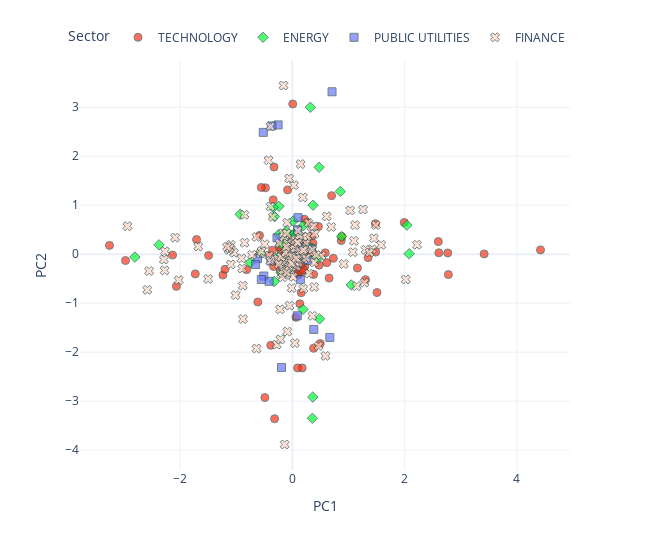

The notebook cell saved with this chart:
### Markdown cell above
#### Results
| Data | Train Epochs | Accuracy | Accuracy (top 3) |
| --- | --- | --- | --- |
| NSE+BSE | 5 | 0.76 | 0.9 |
| NSE | 5 | 0.75 | 0.9 |

### Code cell
from utils.visualize import visualize_embeddings

visualize_embeddings(
    embedding_matrix=model.embeddings.weight.detach().cpu().numpy(),
    tickers=data.tickers,
    industries=data.industries,
    sectors=data.sectors,
    names=data.tickers,
    dimensions=2,
    reduced=True,
    method="PCA",
    return_df=False,
    rand_state=None,
)

### Figure 1 — Plotly figure (JSON) as saved in the notebook; plotly's stock layout.template omitted (floating-point values rounded to 4 significant figures; data arrays with more than 128 entries replaced by an {"elided": "..."} marker saying what was removed)
{"data": [{"customdata": {"elided": "107x3 str values"}, "hovertemplate": "<b>%{hovertext}</b><br><br>Sector=%{customdata[1]}<br>PC1=%{x}<br>PC2=%{y}<br>ticker=%{customdata[0]}<br>industry=%{customdata[2]}<extra></extra>", "hovertext": ["IT Consulting & Software", "IT Consulting & Software", "IT Consulting & Software", "IT Consulting & Software", "IT Consulting & Software", "IT Consulting & Software", "Cables - Telecom", "Cables - Telecom", "IT Enabled Services", "IT Enabled Services", "IT Training Services", "IT Training Services", "IT Consulting & Software", "IT Consulting & Software", "IT Enabled Services", "IT Enabled Services", "Cables - Telecom", "Cables - Telecom", "IT Consulting & Software", "IT Consulting & Software", "IT Consulting & Software", "Electronics - Equipment/Components", "Electronics - Equipment/Components", "IT Networking Equipment", "IT Networking Equipment", "IT Consulting & Software", "IT Consulting & Software", "IT Consulting & Software", "IT Consulting & Software", "IT Consulting & Software", "IT Consulting & Software", "IT Consulting & Software", "Electronics - Equipment/Components", "IT Networking Equipment", "IT Networking Equipment", "IT Consulting & Software", "IT Consulting & Software", "Electronics - Equipment/Components", "Electronics - Equipment/Components", "IT Enabled Services", "IT Enabled Services", "IT Enabled Services", "IT Enabled Services", "IT Consulting & Software", "IT Consulting & Software", "IT Consulting & Software", "IT Consulting & Software", "IT Consulting & Software", "Telecom Services", "Telecom Services", "Telecom Equipment", "Telecom Equipment", "IT Networking Equipment", "IT Consulting & Software", "IT Consulting & Software", "Telecom Equipment", "Telecom Equipment", "IT Enabled Services", "IT Enabled Services", "Electronics - Equipment/Components", "Electronics - Equipment/Components", "IT Enabled Services", "IT Consulting & Software", "Telecom Equipment", "Telecom Equipment", "IT Consulting & Software", "Telecom Equipment", "Telecom Equipment", "IT Consulting & Software", "IT Consulting & Software", "Telecom Equipment", "Telecom Equipment", "IT Training Services", "IT Training Services", "IT Consulting & Software", "IT Consulting & Software", "IT Consulting & Software", "Telecom Services", "Telecom Services", "IT Consulting & Software", "Telecom Equipment", "IT Consulting & Software", "IT Consulting & Software", "Telecom Equipment", "IT Consulting & Software", "Telecom Services", "Telecom Services", "IT Consulting & Software", "IT Consulting & Software", "IT Consulting & Software", "IT Consulting & Software", "IT Consulting & Software", "IT Consulting & Software", "IT Consulting & Software", "Cables - Telecom", "Cables - Telecom", "Telecom Services", "Telecom Services", "IT Networking Equipment", "IT Networking Equipment", "IT Consulting & Software", "IT Consulting & Software", "Cables - Telecom", "Cables - Telecom", "IT Consulting & Software", "IT Consulting & Software", "IT Consulting & Software"], "legendgroup": "TECHNOLOGY", "marker": {"color": "#FD3216", "line": {"color": "DarkSlateGrey", "width": 1}, "opacity": 0.7, "size": 8, "symbol": "circle"}, "mode": "markers", "name": "TECHNOLOGY", "orientation": "v", "showlegend": true, "type": "scatter", "x": [0.7296, 0.6129, 1.993, 0.3514, 0.4769, 0.1084, -0.2185, -0.1295, 0.04493, -0.615, -0.3415, -0.08523, 2.779, -1.729, -0.1176, 0.01653, 0.8701, -0.4044, -1.706, 0.6539, -2.134, 0.5847, 0.08335, -0.4902, 1.483, 0.2368, 0.367, -2.972, -1.492, 0.1004, -0.2044, -0.02216, -1.237, 0.08526, 0.1304, 1.348, 0.2221, 0.14, 0.2783, 0.2015, 0.1139, 0.1329, 0.6985, -0.2263, -0.05949, -0.4789, -0.05057, -0.08365, -0.3168, -0.8118, 0.1739, -0.1295, 0.1025, 2.6, 2.768, -0.07419, -0.1584, 0.3567, 1.507, 0.496, 0.3776, 1.159, 0.1786, 0.1712, 0.196, -0.0419, 0.1781, 1.303, -0.3533, -0.06518, 0.06435, 0.006422, 2.609, -2.066, -3.257, 0.2202, 0.3286, -0.02044, 0.04502, -0.3266, 0.1602, -0.0858, 0.2152, 0.02973, 0.0932, 0.2652, 1.479, 4.42, 3.416, -0.2334, 0.02302, 0.01928, 0.4645, 0.8817, 0.1583, -1.2, -0.3348, 0.04742, 0.3795, 0.08117, -0.5539, -0.3841, -0.04059, -0.2191, -0.5845, -0.004763, -0.09626], "xaxis": "x", "y": [-0.084, -0.1727, 0.6479, 0.3721, -0.2246, -0.4198, -0.3171, -0.1908, -0.166, -0.9758, 1.109, 1.312, -0.4161, -0.4017, -0.1955, -0.2613, 0.2782, -0.02907, 0.2991, -0.4879, -0.01674, 0.02805, -0.07675, -2.926, 0.04264, -0.02567, 0.2232, -0.1292, -0.02516, 0.06877, 0.09421, 0.115, -0.4268, -0.0745, -0.337, -0.07015, -0.2506, -0.06225, 0.007953, 0.05124, 0.02547, -1.012, 1.194, -0.1001, 0.01323, 1.356, -0.1304, -0.1912, -3.359, -0.3146, -2.321, -0.1838, -0.3819, 0.2567, 0.02588, -0.0932, -0.03121, 0.04023, -0.7826, -1.824, -1.921, -0.2826, 0.01083, -0.3553, -0.3162, -0.1383, -0.05608, -0.5204, 0.08124, 0.1829, -1.288, 3.066, 0.02876, -0.6564, 0.1796, 0.2008, 0.1358, -0.001162, -0.1507, 1.779, -0.1962, -0.06608, 0.7149, 0.09379, -2.323, 0.65, 0.6222, 0.0879, 0.006473, 0.1508, 0.1667, 0.3809, 0.5647, 0.3622, -0.7855, -0.3085, -0.2498, -0.2435, -0.4129, 0.2574, 1.363, -1.86, -0.2617, -0.1995, 0.3841, 0.3244, 0.0373], "yaxis": "y"}, {"customdata": {"elided": "47x3 str values"}, "hovertemplate": "<b>%{hovertext}</b><br><br>Sector=%{customdata[1]}<br>PC1=%{x}<br>PC2=%{y}<br>ticker=%{customdata[0]}<br>industry=%{customdata[2]}<extra></extra>", "hovertext": ["Oil Drilling And Exploration", "Petrochemicals - Others", "Oil Drilling And Exploration", "Oil Drilling And Exploration", "Refineries", "Refineries", "Lubricants", "Lubricants", "Refineries", "Refineries", "LPG/CNG/PNG/LNG Bottling/Distribution", "Cables - Power/Others", "Cables - Power/Others", "Petrochemicals - Others", "Petrochemicals - Others", "Gas Transmission/Marketing", "Gas Transmission/Marketing", "Gas Transmission/Marketing", "Gas Transmission/Marketing", "Lubricants", "Lubricants", "Oil Drilling And Exploration", "Oil Drilling And Exploration", "Refineries", "Refineries", "Electric Equipment - Gensets/Turbines", "Electric Equipment - Gensets/Turbines", "LPG/CNG/PNG/LNG Bottling/Distribution", "LPG/CNG/PNG/LNG Bottling/Distribution", "Auto Ancl - Electrical", "Auto Ancl - Electrical", "Refineries", "Refineries", "Cables - Power/Others", "Cables - Power/Others", "Pumps", "Pumps", "Industrial Gases", "Industrial Gases", "Dry Cells", "Dry Cells", "Oil Drilling And Exploration", "Oil Drilling And Exploration", "Oil Equipment & Services", "Oil Equipment & Services", "Oil Drilling And Exploration", "Oil Drilling And Exploration"], "legendgroup": "ENERGY", "marker": {"color": "#00FE35", "line": {"color": "DarkSlateGrey", "width": 1}, "opacity": 0.7, "size": 8, "symbol": "diamond"}, "mode": "markers", "name": "ENERGY", "orientation": "v", "showlegend": true, "type": "scatter", "x": [0.0249, -0.2388, 0.05489, 0.188, 0.4845, 0.3199, 0.3689, 2.039, -0.3238, 0.01705, -0.5614, -2.805, -0.9306, 2.08, -2.376, -0.1378, 0.04816, -0.2418, -0.1066, 0.3259, 0.4553, 0.244, 0.1642, 0.3569, 0.8543, -0.09391, 0.1889, 0.0651, -0.2516, -0.196, 1.05, 0.1311, 0.1912, -0.7509, 0.8751, 0.01925, 0.03849, 0.3628, 0.4767, -0.341, -0.1628, -0.1755, -0.1421, -0.0533, -0.01846, -0.3188, -0.1995], "xaxis": "x", "y": [-0.2212, 0.977, 0.07919, 0.112, -1.321, 2.999, 1.0, 0.5927, -0.5569, 0.6787, 0.01812, -0.05946, 0.814, 0.0089, 0.1908, 0.2434, 0.4238, 0.4048, 0.4717, 0.1319, -0.08372, 0.1327, -0.07126, -3.349, 1.28, -0.3224, -1.127, 0.01626, -0.05696, -0.157, -0.6276, 0.02298, 0.5777, -0.1707, 0.361, 0.3968, 0.3528, -2.916, 1.775, 0.954, 0.2007, 0.1766, -0.1574, -0.07867, -0.228, 0.7691, -0.3783], "yaxis": "y"}, {"customdata": [["ADANIPOWER.BO", "PUBLIC UTILITIES", "Power - Generation/Distribution"], ["ADANIPOWER.NS", "PUBLIC UTILITIES", "Power - Generation/Distribution"], ["CESC.BO", "PUBLIC UTILITIES", "Power - Generation/Distribution"], ["CESC.NS", "PUBLIC UTILITIES", "Power - Generation/Distribution"], ["DPSCLTD.NS", "PUBLIC UTILITIES", "Power - Generation/Distribution"], ["GEPIL.BO", "PUBLIC UTILITIES", "Power - Transmission/Equipment"], ["GEPIL.NS", "PUBLIC UTILITIES", "Power - Transmission/Equipment"], ["GIPCL.BO", "PUBLIC UTILITIES", "Power - Generation/Distribution"], ["GIPCL.NS", "PUBLIC UTILITIES", "Power - Generation/Distribution"], ["GVKPIL.BO", "PUBLIC UTILITIES", "Power - Generation/Distribution"], ["GVKPIL.NS", "PUBLIC UTILITIES", "Power - Generation/Distribution"], ["INDOTECH.BO", "PUBLIC UTILITIES", "Power - Transmission/Equipment"], ["INDOTECH.NS", "PUBLIC UTILITIES", "Power - Transmission/Equipment"], ["INDOWIND.NS", "PUBLIC UTILITIES", "Power - Generation/Distribution"], ["JYOTISTRUC.BO", "PUBLIC UTILITIES", "Power - Transmission/Equipment"], ["JYOTISTRUC.NS", "PUBLIC UTILITIES", "Power - Transmission/Equipment"], ["KEC.BO", "PUBLIC UTILITIES", "Power - Transmission/Equipment"], ["KEC.NS", "PUBLIC UTILITIES", "Power - Transmission/Equipment"], ["NHPC.BO", "PUBLIC UTILITIES", "Power - Generation/Distribution"], ["NHPC.NS", "PUBLIC UTILITIES", "Power - Generation/Distribution"], ["NLCINDIA.BO", "PUBLIC UTILITIES", "Power - Generation/Distribution"], ["NLCINDIA.NS", "PUBLIC UTILITIES", "Power - Generation/Distribution"], ["NTL.BO", "PUBLIC UTILITIES", "Power - Transmission/Equipment"], ["NTPC.BO", "PUBLIC UTILITIES", "Power - Generation/Distribution"], ["NTPC.NS", "PUBLIC UTILITIES", "Power - Generation/Distribution"], ["POWERGRID.BO", "PUBLIC UTILITIES", "Power - Transmission/Equipment"], ["POWERGRID.NS", "PUBLIC UTILITIES", "Power - Transmission/Equipment"], ["TATAPOWER.BO", "PUBLIC UTILITIES", "Power - Generation/Distribution"], ["TATAPOWER.NS", "PUBLIC UTILITIES", "Power - Generation/Distribution"]], "hovertemplate": "<b>%{hovertext}</b><br><br>Sector=%{customdata[1]}<br>PC1=%{x}<br>PC2=%{y}<br>ticker=%{customdata[0]}<br>industry=%{customdata[2]}<extra></extra>", "hovertext": ["Power - Generation/Distribution", "Power - Generation/Distribution", "Power - Generation/Distribution", "Power - Generation/Distribution", "Power - Generation/Distribution", "Power - Transmission/Equipment", "Power - Transmission/Equipment", "Power - Generation/Distribution", "Power - Generation/Distribution", "Power - Generation/Distribution", "Power - Generation/Distribution", "Power - Transmission/Equipment", "Power - Transmission/Equipment", "Power - Generation/Distribution", "Power - Transmission/Equipment", "Power - Transmission/Equipment", "Power - Transmission/Equipment", "Power - Transmission/Equipment", "Power - Generation/Distribution", "Power - Generation/Distribution", "Power - Generation/Distribution", "Power - Generation/Distribution", "Power - Transmission/Equipment", "Power - Generation/Distribution", "Power - Generation/Distribution", "Power - Transmission/Equipment", "Power - Transmission/Equipment", "Power - Generation/Distribution", "Power - Generation/Distribution"], "legendgroup": "PUBLIC UTILITIES", "marker": {"color": "#6A76FC", "line": {"color": "DarkSlateGrey", "width": 1}, "opacity": 0.7, "size": 8, "symbol": "square"}, "mode": "markers", "name": "PUBLIC UTILITIES", "orientation": "v", "showlegend": true, "type": "scatter", "x": [-0.1289, -0.5082, -0.148, 0.08908, -0.4143, 0.08844, 0.025, -0.6193, -0.3822, -0.2542, -0.6556, 0.3814, 0.1423, 0.06524, -0.5528, -0.274, -0.1934, 0.1004, 0.3398, 0.2799, -0.07956, 0.1593, 0.09382, 0.7066, -0.5185, -0.365, 0.6672, 0.1033, 0.1585], "xaxis": "x", "y": [-0.2687, -0.4463, -0.2542, -1.257, -0.5545, 0.1104, 0.03122, -0.09089, -0.1342, 2.639, -0.2113, -1.536, -0.5208, -0.2043, -0.5173, 0.3333, -2.311, 0.7468, 0.1178, -0.1301, 0.06139, 0.1443, 0.4994, 3.315, 2.487, 2.619, -1.699, 0.08877, -0.0494], "yaxis": "y"}, {"customdata": {"elided": "153x3 str values"}, "hovertemplate": "<b>%{hovertext}</b><br><br>Sector=%{customdata[1]}<br>PC1=%{x}<br>PC2=%{y}<br>ticker=%{customdata[0]}<br>industry=%{customdata[2]}<extra></extra>", "hovertext": {"elided": "153 str values"}, "legendgroup": "FINANCE", "marker": {"color": "#FED4C4", "line": {"color": "DarkSlateGrey", "width": 1}, "opacity": 0.7, "size": 8, "symbol": "x"}, "mode": "markers", "name": "FINANCE", "orientation": "v", "showlegend": true, "type": "scatter", "x": {"elided": "153 float values"}, "xaxis": "x", "y": {"elided": "153 float values"}, "yaxis": "y"}], "layout": {"height": 550, "legend": {"orientation": "h", "title": {"text": "Sector"}, "tracegroupgap": 0, "x": 1, "xanchor": "right", "y": 1.02, "yanchor": "bottom"}, "margin": {"t": 60}, "width": 650, "xaxis": {"anchor": "y", "domain": [0, 1], "title": {"text": "PC1"}}, "yaxis": {"anchor": "x", "domain": [0, 1], "title": {"text": "PC2"}}}}
